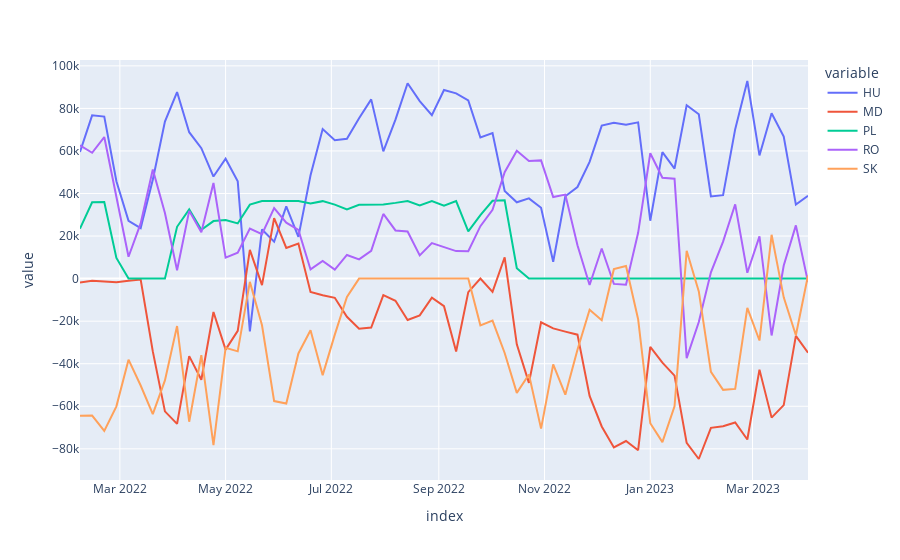

The code cell stored with this chart in its notebook:
### Code cell
px.line(ukraine_net.resample('1w').sum())
